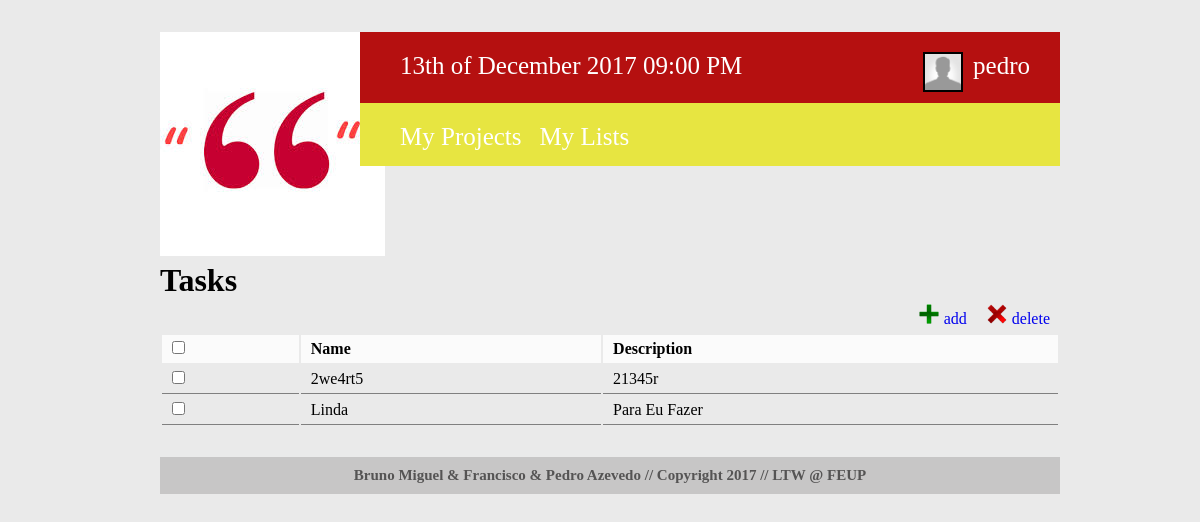
/tasks.php?id=18 (signed in), run on the app's committed database.
### tables this page shows
CREATE TABLE taskLists (
  task_id INTEGER REFERENCES tasks,
  list_id INTEGER REFERENCES lists,
  
  PRIMARY KEY (task_id, list_id)
);

CREATE TABLE tasks (
	task_id 			INTEGER PRIMARY KEY AUTOINCREMENT,
	task_name 			VARCHAR(50) NOT NULL,
	task_description	VARCHAR(500),
	task_completed		INTEGER NOT NULL, /*0 not completed 1 completed (false,true)*/
	limit_day			INTEGER NOT NULL,
	limit_month			INTEGER NOT NULL,
	limit_year			INTEGER NOT NULL
);

### tasks.php (called while the page is built, shortened)
<?php
$task_section = "tasks";
include_once('./templates/html_header.php');
include_once('./templates/html_tasks.php');
include_once('./templates/html_footer.php');
?>

### database/db.php (called while the page is built, shortened)
<?php
    class Database {
        private $database;
        public function __construct($sqlite_file_path) {
            try {
                $this->base_path = $_SERVER['SERVER_NAME'] . $_SERVER['PHP_SELF'];
                $this->database = new PDO('sqlite:' . $sqlite_file_path);
                $this->database->setAttribute(PDO::ATTR_ERRMODE, PDO::ERRMODE_EXCEPTION);
            }
            catch (PDOException $e) {
                echo 'Connection to database failed: ' . $e->getMessage();
            }
        }
		public function getTaskFromTaskId($task_id)
        {
            $statement = $this->database->prepare('SELECT * FROM tasks WHERE task_id= ?');
            $statement->execute(array($task_id));
            return $statement->fetch();
        }
        public function getTasksListsFromListsId($list_id)
        {
            $stmt = $this->database->prepare('SELECT * FROM taskLists WHERE list_id = ?');
            $stmt->execute(array($list_id));
            return $stmt->fetchAll();
        }
    }
?>

### templates/html_tasks.php (the view, shortened to what this page needs)
<?
include_once('./database/db.php');
$db = new Database('./database/helpo.db');
$taskLists = $db->getTasksListsFromListsId($_GET['id']);
?>
<div id="tasks">
<h1>Tasks</h1>
<div id="taskscontent">
    <a href="#"><div class="button" id="delete"><img src="./images/delete-icon.png"/>delete</div></a>
    <a href="#"><div class="button" id="add"><img src="./images/add-icon.png"/>add</div></a>
<form>
  <table class="list taskslist" id="<? echo $task_section; ?>table">
    <tr>
      <td><input class="checkboxcontrol" type="checkbox"/></td>
      <td>Name</td>
	  <td>Description</td>
    </tr><?
    foreach ($taskLists as $taskList) {
	  $task = $db->getTaskFromTaskId($taskList['task_id']);
      echo '<tr>';
      echo '<td><input id="' . $taskList['task_id'] . '" type="checkbox"/></td>';
      echo '<td><a id="' . $task['task_name'] . '" >' . $task['task_name'] .'</a></td>';
	  echo '<td><a id="' . $task['task_description'] . '">' . $task['task_description'] .'</a></td>';
      echo '</tr>';
    }
?></table>
</form>
</div>
</div>

### css/header.css (style rules this page uses)
* { margin: 0px; font-family: Trebuchet MS; }
body { width: 900px; margin: 2em 10em 3em 10em; background-color: #eaeaea; position: relative; }
.button img { height: 20px; margin-right: 5px; }
.button { float: right; padding: 0px 10px; padding-top: 5px; vertical-align: top; }
.list { width: 100%; float: left; margin-top: 5px; }
.list tr td { padding: 5px 10px; }
.list tr:first-child td { font-weight: bold; background-color: rgba(255, 255, 255, 0.8); }
.list tr:not(:first-child) td { border-bottom: 1px gray solid; }

### data on the page
tasklists: task.task_name "2we4rt5", task.task_description "21345r"
tasklists: task.task_name "Linda", task.task_description "Para Eu Fazer"

### other printed values
$_SESSION['username'] "pedro"
